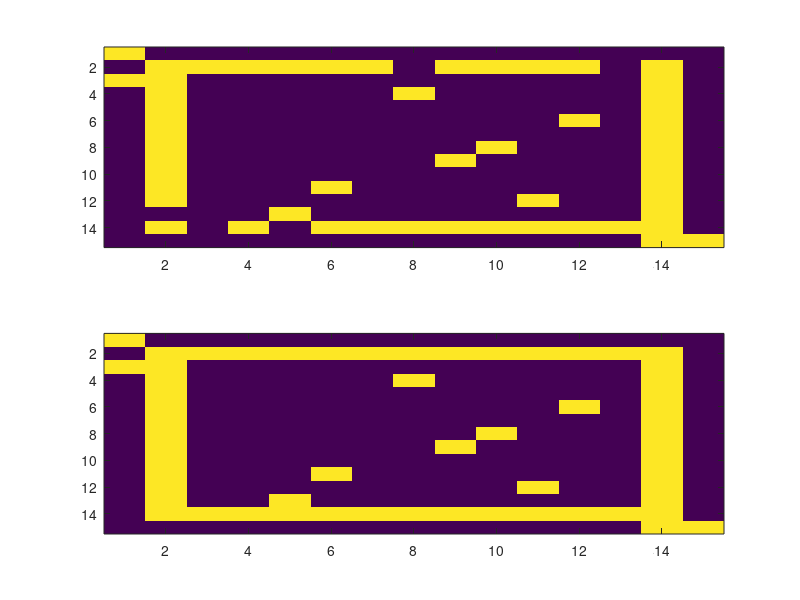
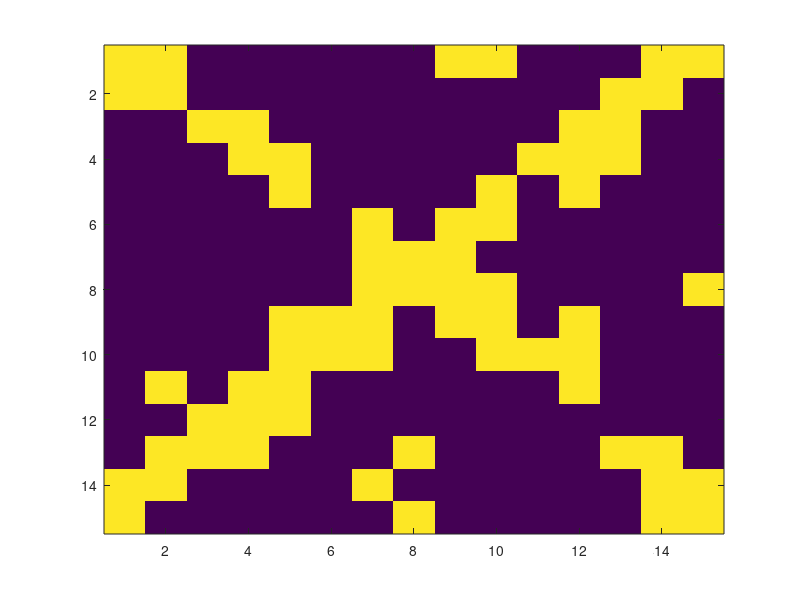
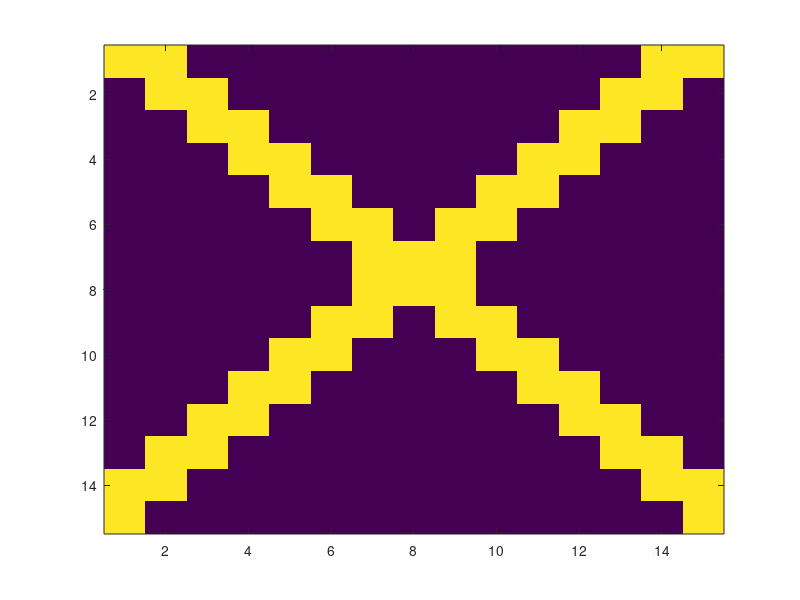
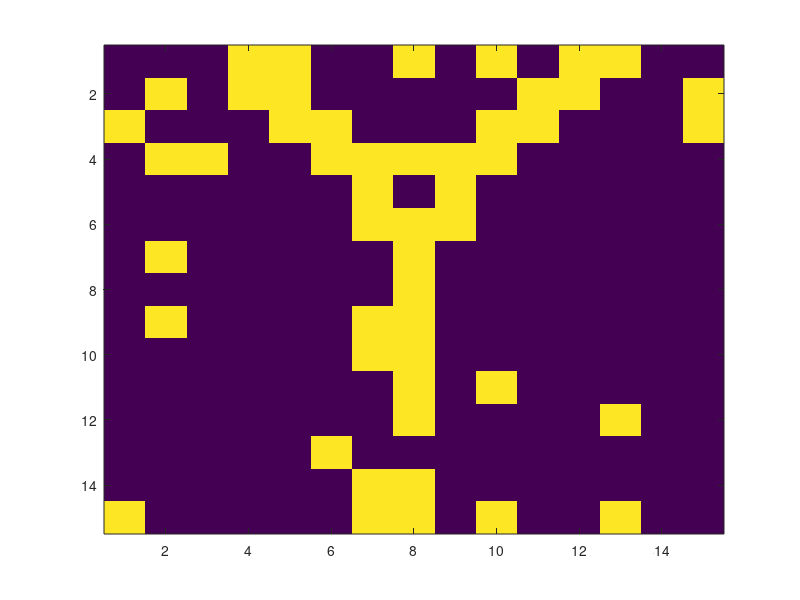

MATLAB code to generate these figures, in order:
% multimem6.m
% attempt to do Hopfield-like network on a visible grid with neurons.
% multimem6.m switches threshold from post to presynaptic cell for plasticity

N1 = 15;    % size of edge of square array
viewmatrix = zeros(N1,N1); % square array for viewing
Ncells = numel(viewmatrix); % no. of cells in the array
Ntrials = 250;  % No. of trials for learning
inputstrength = 50; % input strength during training

Wmean = -0.3/Ncells;
W = zeros(Ncells,Ncells)+Wmean; % set initial connections to < 0.

rng(9)

Npatterns = 4; % No. of patterns to define and learn
pattern1 = zeros(size(viewmatrix));
pattern2 = zeros(size(viewmatrix));
pattern3 = zeros(size(viewmatrix));
pattern4 = zeros(size(viewmatrix));

% see patterns by imagesc(pattern1);
% First pattern is letter "X" 
for i = 1:N1
    pattern1(i,i) = 1;
    pattern1(i,N1+1-i) = 1;
    if ( i < N1 )
        pattern1(i,i+1) = 1;
        pattern1(i,N1-i) = 1;
    end
end
%Second pattern is letter "Y"
for i = 1:(N1)/2-1;
    pattern2(i,i+2) = 1;
    pattern2(i,N1-1-i) = 1;
    pattern2(i,i+3) = 1;
    pattern2(i,N1-2-i) = 1;
end
for i = ceil((N1+2)/2)-3:N1
    pattern2(i,floor((N1+2)/2)) = 1;
    %pattern2(i,floor((N1)/2)) = 1;
end
% 3rd pattern is letter "Z"
for j = 1:N1
    pattern3(1,j) = 1;
    pattern3(N1,j) = 1;
    if ( j > 1 ) 
       pattern3(N1+2-j,j) = 1; 
    end
end
% 4th pattern is letter "O"
for i = 2:N1-1
    pattern4(i,2) = 1;
    pattern4(i,N1-1) = 1;
end
for j = 2:N1-1
    pattern4(2,j) = 1;
    pattern4(N1-1,j) = 1;
end

% Training via rate model
dt = 0.001; % time step for simulation
tau = 0.010; % time constant for cells 
exp_mdt_otau = exp(-dt/tau);
tmax = 1; % maximum time to wait
t = 0:dt:tmax; %time vector
rmax = 50; %        maximum firing rate
gain = 1;  % slope of sigmoid f-I curve
threshold = 10; % threshold of sigmoid f-I curve

epsilon = 0.05/Ncells;  % amount of plasticity per trial
Iepsilon = -0.05/Ncells;  % amount of plasticity per trial
Wmax = 8/Ncells;     % Maximum connection strength
Wmin = -8/Ncells;    % Minimum connection strength

errorprob_train = 0.06;

rmatrix = zeros(N1,N1); % matrix for viewing rates at the end
for trial = 1:Ntrials    % iterate through trials
    rate = zeros(1,Ncells); % initialize rates to zero
    selectpattern = ceil(rand*Npatterns); % choose a pattern randomly
    if (selectpattern == 0 ) % just in case random number was zero
        selectpattern = 1;
    end
    if ( selectpattern == 1 )
%         for i = 1:Ncells
%             input(i) = pattern1(i); % input is pattern 1
%         end
    input = pattern1;
    end
    if ( selectpattern == 2 )
%         for i = 1:Ncells
%             input(i) = pattern2(i); % input is pattern 2
%         end
        input = pattern2;
    
    end
    if ( selectpattern == 3 )
%         for i = 1:Ncells
%             input(i) = pattern3(i); % input is pattern 3
%         end
            input = pattern3;

    end
    if ( selectpattern == 4 )
%         for i = 1:Ncells
%             input(i) = pattern4(i); % input is pattern 4
%         end
            input = pattern4;

    end
    
    flipinputs = find(rand(Ncells,1) < errorprob_train );
    input(flipinputs) = 1-input(flipinputs);

    for i = 2:length(t)              % simulate network response to input
        current = input(:)'*inputstrength + rate*W;
        rss = rmax./(1+exp(-gain*(current-threshold))); % steady state
        rate = rss + (rate-rss)*exp_mdt_otau;           % rate evolves to steady state
    end
    for cell = 1:Ncells
        rmatrix(cell) = rate(cell);   % rmatrix is purely for viewing
    end
    dW = (double(rate>rmax/2)')*(double(rate>rmax/2)); % update for coactive cells
    W = W+dW*epsilon; 
    dW = (double(rate>rmax/2)')*(double(rate<rmax/2)); % update for coactive cells
    W = W + dW*Iepsilon;
    
    W = min(W,Wmax);  % maximumu connection strength
    W = max(W,Wmin);  % minimum is negative
    W = W - mean(mean(W))+Wmean;  % normalize to enforce a global balance

    
    if ( mod(trial,40) == 1)
        figure(1)
        subplot(2,1,1)
        imagesc(input)
        subplot(2,1,2)
        imagesc(rmatrix)
        drawnow
        data = [max(max(W)) min(min(W))]
    end
    


end
% Now move to testing memory of inputs in same manner, but no update of W
errorprob = 0.1; % produce degradation if non-zero
% Now test a pattern
inputstrength = inputstrength*0.5; % use weaker than original input
for trial = 1:Npatterns  
    rate = zeros(1,Ncells);
    selectpattern = trial;
    if (selectpattern == 0 ) 
        selectpattern = 1;
    end
    if ( selectpattern == 1 )
        for i = 1:Ncells
            input(i) = pattern1(i);
        end
    end
    if ( selectpattern == 2 )
        for i = 1:Ncells
            input(i) = pattern2(i);
        end
    end
    if ( selectpattern == 3 )
        for i = 1:Ncells
            input(i) = pattern3(i);
        end
    end
    if ( selectpattern == 4 )
        for i = 1:Ncells
            input(i) = pattern4(i);
        end
    end
    flipinputs = find(rand(Ncells,1) < errorprob );
    input(flipinputs) = 1-input(flipinputs);

    for cell = 1:Ncells
        rmatrix(cell) = input(cell);
    end
    figure()
    imagesc(rmatrix); % View input patterns 

    for i = 2:length(t)
        if ( i < length(t) / 2 ) % Only input for first 1/2 of trial
            current = input(:)'*inputstrength + rate*W;
        else
            current= rate*W;     % Network evolves due to internal structure
        end
        rss = rmax./(1+exp(-gain*(current-threshold))); 
        rate = rss + (rate-rss)*exp_mdt_otau;
    end
    for cell = 1:Ncells
        rmatrix(cell) = rate(cell);
    end
 
    figure()    % Now view final rates
    imagesc(rmatrix);
end
